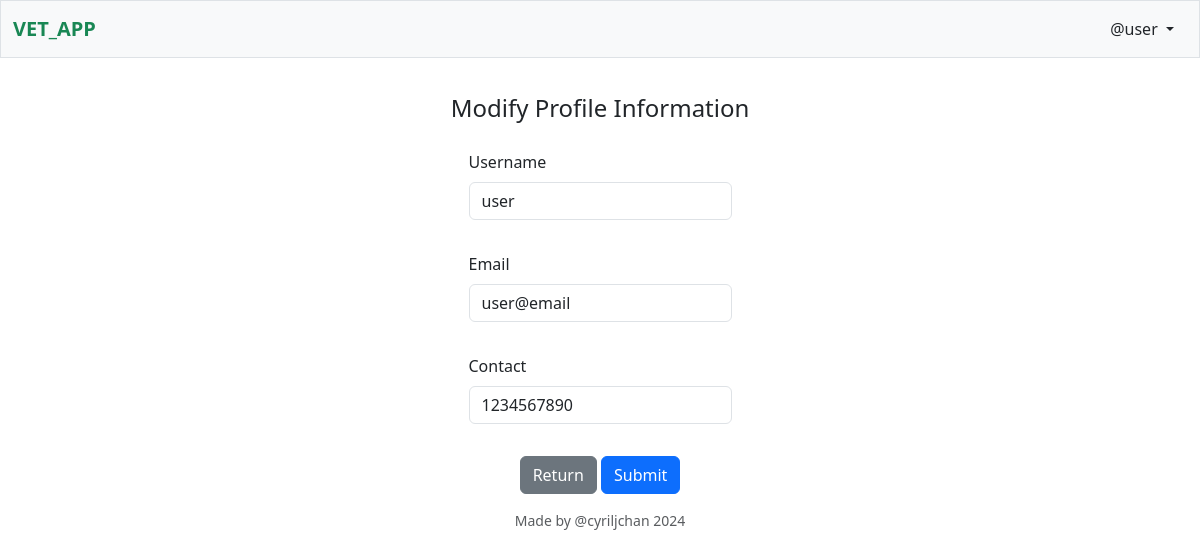
Page /modify_profile (signed in) on the committed database.
### tables this page shows
CREATE TABLE "users" (
    id INTEGER PRIMARY KEY AUTOINCREMENT NOT NULL, 
    type TEXT NOT NULL, 
    license TEXT NULL,
    username TEXT NOT NULL, 
    hash TEXT NOT NULL, 
    firstname TEXT NOT NULL, 
    lastname TEXT NOT NULL,
    email TEXT NOT NULL,
    contact TEXT NOT NULL
);

### app.py (the view)
@app.route("/modify_profile", methods=["GET", "POST"])
@login_required
def modify_profile():
    if request.method == "POST":
        username = request.form.get("username")
        email = request.form.get("email")
        contact = request.form.get("contact")
        if not username:
            return error_page("invalid username")
        if not email:
            return error_page("invalid email")
        if not contact:
            return error_page("invalid contact")
        with sqlite3.connect(path.join(ROOT, "vetapp.db")) as db:
            cursor = db.cursor()
            cursor.execute("""UPDATE users SET username=?, email=?, contact=?
                           WHERE id=?""", (username, email, contact, session["user_id"],))
        flash("Update successful!")
        return redirect("/profile")
    else:
        db = sqlite3.connect(path.join(ROOT, "vetapp.db"))
        db.row_factory = sqlite3.Row
        cursor = db.cursor()
        cursor.execute("SELECT * FROM users WHERE id=?", (session["user_id"],))
        rows = [dict(row) for row in cursor.fetchall()] # Change <sql.Rows obj> into dicts
        db.close()
        return render_template("modify_profile.html", user=rows[0])

### app.py (called while the page is built)
@app.after_request
def after_request(response):
    response.headers["Cache-Control"] = "no-cache, no-store, must-revalidate"
    response.headers["Expires"] = 0
    response.headers["Pragma"] = "no-cache"
    return response

### helpers.py (called while the page is built)
def login_required(f):
    @wraps(f)
    def decorated_function(*args, **kwargs):
        if session.get("user_id") is None:
            return redirect("/login")
        return f(*args, **kwargs)
    return decorated_function

### templates/modify_profile.html (shortened to what this page needs)
{% extends "layout.html" %}
{% block main %}
    <form class="mx-auto my-3 w-auto row justify-content-center g-3" action="/modify_profile" method="post">
        <legend class="text-center">Modify Profile Information</legend>
        <div class="col-md-3">
            <label for="username" class="form-label">Username</label>
            <input class="form-control" name="username" placeholder="Username" type="text" value="{{ user['username'] }}">
        </div>
        <div class="col-md-3">
            <label for="email" class="form-label">Email</label>
            <input class="form-control" name="email" placeholder="Email" type="email" value="{{ user['email'] }}">
        </div>
        <div class="col-md-3">
            <label for="contact" class="form-label">Contact</label>
            <input class="form-control" name="contact" placeholder="Contact" type="text" value="{{ user['contact'] }}">
        </div>
        <div class="col-md-6 text-center">
            <a class="btn btn-secondary" href="/profile">Return</a>
            <button class="btn btn-primary" type="submit">Submit</button>
        </div>
    </form>
{% endblock %}

### rows in the picture
users: username "user", email "user@email", contact "1234567890"

### other values in the picture
{{ session["username"] }} "user"
